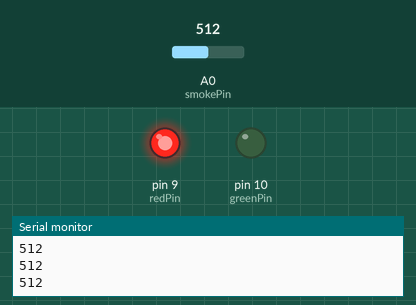
Bench run of a sketch on a simulated Arduino Uno, built with avr-gcc and run on an emulated ATmega328P. Shown: output pins drawn as LEDs (lit = HIGH), the last lines printed to the serial monitor. Inputs (shaded band) come from the test bench; at power-on: A0 (smokePin) = 512.

Above: at 1.2 s.
1.3 s: A0 (smokePin) set to 85
2.8 s: A0 (smokePin) set to 72
At 4.0 s:
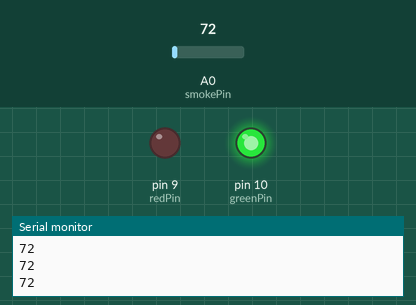
4.3 s: A0 (smokePin) set to 90
At 5.3 s:
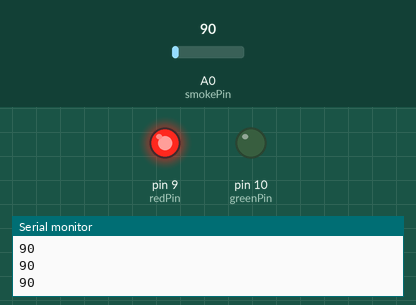
5.8 s: A0 (smokePin) set to 70
At 6.6 s:
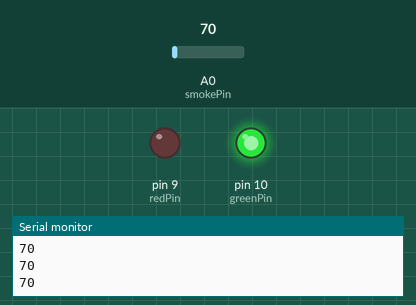
Timing chart, 0 to 8.3 s (numbered marks = the images above; inputs shaded):
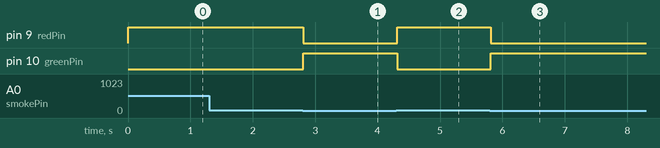

Measured:
- the behaviour switches between 81 and 80 on A0 (smokePin) (found by bisection; images 0 and 1)
- after the input at 2.8 s, pin 9 (redPin): HIGH → LOW at once; pin 10 (greenPin): LOW → HIGH at once
- after the input at 4.3 s, pin 9 (redPin): LOW → HIGH at once; pin 10 (greenPin): HIGH → LOW at once
- after the input at 5.8 s, pin 9 (redPin): HIGH → LOW at once; pin 10 (greenPin): LOW → HIGH at once

The sketch:

gas.ino
```cpp
const int smokePin = A0;
const int redPin = 9;
const int greenPin = 10;

void setup() {
  pinMode(redPin, OUTPUT);
  pinMode(greenPin, OUTPUT);
  Serial.begin(9600);
}

void loop() {
  int smokeLevel = analogRead(smokePin);
  Serial.println(smokeLevel);

  if (smokeLevel > 80) {
    digitalWrite(redPin, HIGH);
    digitalWrite(greenPin, LOW);
  } else {
    digitalWrite(redPin, LOW);
    digitalWrite(greenPin, HIGH);
  }
  delay(100);
}
```
